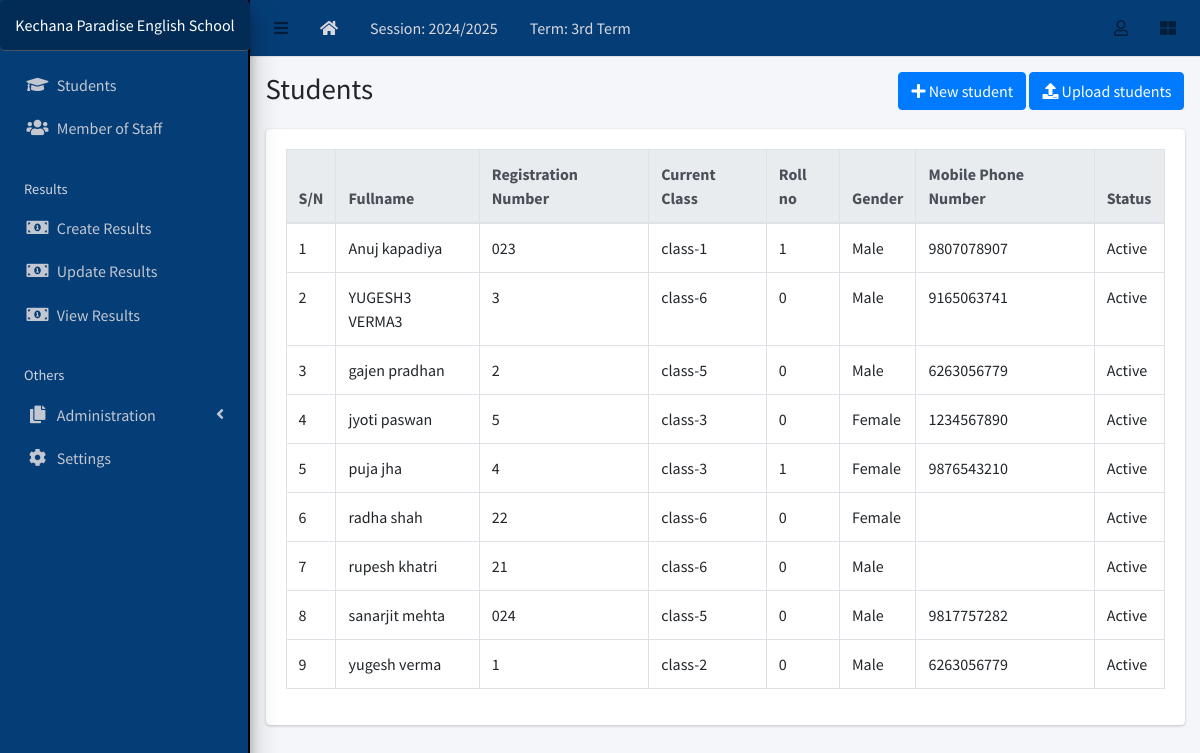
The app's page /student/list (signed in) with its own data.
### apps/corecode/models.py (models this page shows, shortened)
class AcademicSession(models.Model):
    name = models.CharField(max_length=200, unique=True)
    current = models.BooleanField(default=True)
    class Meta:
        ordering = ["-name"]

class AcademicTerm(models.Model):
    name = models.CharField(max_length=20, unique=True)
    current = models.BooleanField(default=True)
    class Meta:
        ordering = ["name"]

class SiteConfig(models.Model):
    key = models.SlugField()
    value = models.CharField(max_length=200)

class StudentClass(models.Model):
    name = models.CharField(max_length=200, unique=True)
    class Meta:
        verbose_name = "Class"
        verbose_name_plural = "Classes"
        ordering = ["name"]
    def __str__(self):
        return self.name

### apps/students/models.py (models this page shows, shortened)
class Student(models.Model):
    STATUS_CHOICES = [("active", "Active"), ("inactive", "Inactive")]
    GENDER_CHOICES = [("male", "Male"), ("female", "Female")]
    current_status = models.CharField(
        max_length=10, choices=STATUS_CHOICES, default="active"
    )
    registration_number = models.CharField(max_length=200, unique=True, blank=True)
    firstname = models.CharField(max_length=200)
    other_name = models.CharField(max_length=200, blank=True)
    surname = models.CharField(max_length=200)
    roll_no = models.IntegerField(blank=True, null=True, default=0)
    attendance = models.IntegerField(blank=True, null=True, default=0)
    gender = models.CharField(max_length=10, choices=GENDER_CHOICES, default="male")
    date_of_birth = models.DateField(default=timezone.now)
    current_class = models.ForeignKey(StudentClass,on_delete=models.SET_NULL,related_name='students',null=True, blank=True
    )
    date_of_admission = models.DateField(default=timezone.now)
    mobile_num_regex = RegexValidator(
        regex="^[0-9]{10,15}$", message="Entered mobile number isn't in a right format!"
    )
    parent_mobile_number = models.CharField(
        validators=[mobile_num_regex], max_length=13, blank=True
    )
    address = models.TextField(blank=True)
    others = models.TextField(blank=True)
    passport = models.ImageField(blank=True, upload_to="students/passports/")
    class Meta:
        ordering = ["firstname", "other_name", "surname"]

### apps/students/views.py (the view)
# urls.py: path("list", StudentListView.as_view(), name="student-list"),
class StudentListView(LoginRequiredMixin, ListView):
    model = Student  # Specify the model to retrieve data from
    template_name = "students/student_list.html"  # Template to render the data
    context_object_name = "students"  # Name of the context variable in the template
    def get_queryset(self):
        return Student.objects.all()
    def get_context_data(self, **kwargs):
        context = super().get_context_data(**kwargs)
        context['title'] = "Student List"  # Example of adding additional context
        return context

### apps/corecode/context_processors.py (called while the page is built)
def site_defaults(request):
    current_session = AcademicSession.objects.get(current=True)
    current_term = AcademicTerm.objects.get(current=True)
    vals = SiteConfig.objects.all()
    contexts = {
        "current_session": current_session.name,
        "current_term": current_term.name,
    }
    for val in vals:
        contexts[val.key] = val.value
    return contexts

### apps/students/templates/students/student_list.html (shortened to what this page needs)
{% extends 'base.html' %}
{% block title %}Students{% endblock title %}
{% block breadcrumb %}
<a class="btn btn-primary" href="{% url 'student-create' %}"><i
    class="fas fa-plus"></i> New student</a>
<a class="btn btn-primary" href="{% url 'student-upload' %}"><i
    class="fas fa-upload"></i> Upload students</a>
{% endblock breadcrumb %}
{% block content %}
  <div class="table-responsive">
    <table id="studenttable" class="table table-bordered table-hover" data-page-length='100'>
      <thead class="thead-light">
        <tr>
          <th>S/N</th>
          <th>Fullname</th>
          <th>Registration Number</th>
          <th>Current Class</th>
          <th>Roll no</th>
          <th>Gender</th>
          <th>Mobile Phone Number</th>
          <th>Status</th>
        </tr>
      </thead>
      <tbody>
        {% for student in students %}
          <tr class='clickable-row' data-href="{% url 'student-detail' student.id %}">
            <td>{{ forloop.counter}}</td>
            <td>{{student.firstname }} {{student.other_name }} {{ student.surname}}</td>
            <td>{{ student.registration_number}}</td>
            <td>{{ student.current_class}}</td>
            <td>{{student.roll_no}}</td>
            <td>{{ student.get_gender_display}}</td>
            <td>{{ student.parent_mobile_number}}</td>
            <td>{{ student.get_current_status_display}}</td>
          </tr>
        {% endfor %}
      </tbody>
    </table>
  </div>
{% endblock content %}

### templates/base.html (shortened to what this page needs)
{% load static %}
<!DOCTYPE html>
<html lang="en">
<head>
  <link rel="stylesheet" href="{% static 'plugins/fontawesome-free/css/all.min.css' %}">
  <link rel="stylesheet" href="{% static 'plugins/toastr/toastr.min.css' %}">
  <link rel="stylesheet"
    href="{% static 'plugins/overlayScrollbars/css/OverlayScrollbars.min.css' %}">
  <link rel="stylesheet" href="{% static 'plugins/Datatables/datatables.min.css' %}" />
  <link rel="stylesheet" href="{% static 'dist/css/adminlte.min.css' %}">
<link rel="stylesheet" href="https://cdn.datatables.net/buttons/2.2.3/css/buttons.dataTables.min.css" />
</head>
<body
  class="hold-transition sidebar-mini layout-fixed layout-navbar-fixed layout-footer-fixed">
  <div class="wrapper">
    <nav class="main-header navbar navbar-expand navbar-white navbar-light">
      <ul class="navbar-nav">
        <li class="nav-item">
          <a class="nav-link" data-widget="pushmenu" href="#" role="button"><i
              class="fas fa-bars"></i></a>
        </li>
        <li class="nav-item d-none d-sm-inline-block">
          <a href="{% url 'home' %} " class="nav-link" style="color: rgb(218, 216, 222);"><i class="fa fa-home"></i></a>
        </li>
        <li class="nav-item d-none d-sm-inline-block">
          <a href="{% url 'current-session' %}" class="nav-link" style="color: rgb(218, 216, 222);">Session: {{ current_session }}</a>
        </li>
        <li class="nav-item d-none d-sm-inline-block">
          <a href="{% url 'current-session' %}" class="nav-link" style="color: rgb(218, 216, 222);">Term: {{ current_term }}</a>
        </li>
      </ul>
      <ul class="navbar-nav ml-auto" style="color: rgb(218, 216, 222);">
        <li class="nav-item dropdown">
          <a class="nav-link" data-toggle="dropdown" href="#">
            <i class="far fa-user"></i>
          </a>
        </li>
        <li class="nav-item">
          <a class="nav-link" data-widget="control-sidebar" data-slide="true"
            href="#" role="button"><i class="fas fa-th-large"></i></a>
        </li>
      </ul>
    </nav>
    <aside class="main-sidebar sidebar-dark-primary elevation-4" >
      <a href="{% url 'home' %}" class="brand-link" style="background-color:rgb(2, 44, 85); color: white; padding: 13px; text-align: center; border-radius: 5px; font-size: 16px;">
        {{ school_name | default:"MySchool" }}
      </a>
      <div class="sidebar">
        <nav class="mt-2">
          <ul class="nav nav-pills nav-sidebar flex-column"
            data-widget="treeview" role="menu" data-accordion="false">
            <li class="nav-item">
              <a href="{% url 'student-list' %}" class="nav-link">
                <i class="nav-icon fas fa-graduation-cap"></i>
                <p>
                  Students
                </p>
              </a>
            </li>
            <li class="nav-item">
              <a href="{% url 'staff-list' %}" class="nav-link">
                <i class="nav-icon fas fa-users"></i>
                <p>
                  Member of Staff
                </p>
              </a>
            </li>
            <li class="nav-header">Results</li>
            <li class="nav-item">
              <a href="{% url 'create-result' %}" class="nav-link">
                <i class="nav-icon fas fa-money-bill-alt"></i>
                <p>
                  Create Results
                </p>
              </a>
            </li>
            <li class="nav-item">
              <a href="{% url 'edit-results' %}" class="nav-link">
                <i class="nav-icon fas fa-money-bill-alt"></i>
                <p>
                  Update Results
                </p>
              </a>
            </li>
            <li class="nav-item">
              <a href="{% url 'view-results' %}" class="nav-link">
                <i class="nav-icon fas fa-money-bill-alt"></i>
                <p>
                  View Results
                </p>
              </a>
            </li>
            <li class="nav-header">Others</li>
            <li class="nav-item has-treeview">
              <a href="#" class="nav-link">
                <i class="nav-icon fas fa-copy"></i>
                <p>
                  Administration
                  <i class="fas fa-angle-left right"></i>
                </p>
              </a>
            </li>
            <li class="nav-item">
              <a href="{% url 'configs' %}" class="nav-link">
                <i class="nav-icon fas fa-cog"></i>
                <p>
                  Settings
                </p>
              </a>
            </li>
          </ul>
        </nav>
      </div>
    </aside>
    <div class="content-wrapper">
      <section class="content-header">
        <div class="container-fluid">
          <div class="row mb-1">
            <div class="col-sm-8">
              <h1>{% block title %}{% endblock title %}</h1>
            </div>
            <div class="col-sm-4">
              <ol class="breadcrumb float-sm-right">
                <li class="breadcrumb-item">{% block breadcrumb %}{% endblock breadcrumb %}</li>
              </ol>
            </div>
          </div>
        </div>
      </section>
      <section class="content">
        <div class="container-fluid">
          <div class="row">
            <div class="col-md-12">
              {% block fullcard %}
              <div class="card">
                <div class="card-body">
                  <div class="row">
                    <div class="col">
                      {% block content %}
                      {% endblock content %}
                    </div>
                  </div>
                </div>
              </div>
              {% endblock fullcard %}
            </div>
          </div>
        </div>
      </section>
    </div>
  </div>
</body>
</html>

### templates/base.html (style rules this page uses)
.main-sidebar { background-color:rgb(5, 61, 118); border-right: 2px solid black; }
.main-header { background-color:rgb(5, 61, 118); color: rgb(218, 216, 222); }

### records on screen
AcademicSession: name "2024/2025"
AcademicTerm: name "3rd Term"
SiteConfig: value "Kechana Paradise English School"
Student: firstname "Anuj", surname "kapadiya", registration_number "023", current_class "class-1", roll_no "1", gender "Male", parent_mobile_number "9807078907", current_status "Active"
Student: firstname "YUGESH3", surname "VERMA3", registration_number "3", current_class "class-6", roll_no "0", gender "Male", parent_mobile_number "9165063741", current_status "Active"
Student: firstname "gajen", surname "pradhan", registration_number "2", current_class "class-5", roll_no "0", gender "Male", parent_mobile_number "6263056779", current_status "Active"
Student: firstname "jyoti", surname "paswan", registration_number "5", current_class "class-3", roll_no "0", gender "Female", parent_mobile_number "1234567890", current_status "Active"
Student: firstname "puja", surname "jha", registration_number "4", current_class "class-3", roll_no "1", gender "Female", parent_mobile_number "9876543210", current_status "Active"
Student: firstname "radha", surname "shah", registration_number "22", current_class "class-6", roll_no "0", gender "Female", current_status "Active"
Student: firstname "rupesh", surname "khatri", registration_number "21", current_class "class-6", roll_no "0", gender "Male", current_status "Active"
Student: firstname "sanarjit", surname "mehta", registration_number "024", current_class "class-5", roll_no "0", gender "Male", parent_mobile_number "9817757282", current_status "Active"
Student: firstname "yugesh", surname "verma", registration_number "1", current_class "class-2", roll_no "0", gender "Male", parent_mobile_number "6263056779", current_status "Active"
